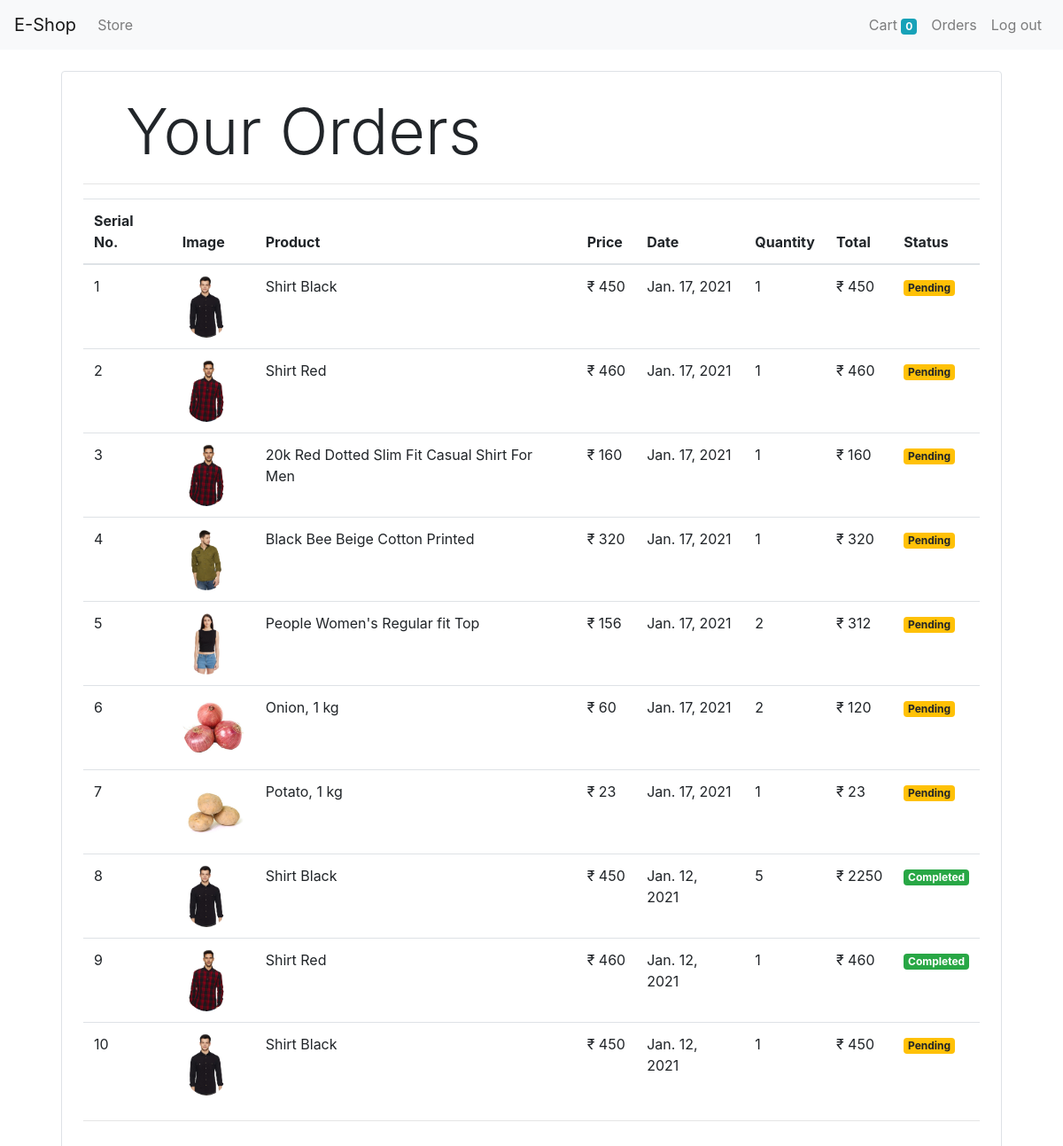
The app's page /orders (signed in) with its own data.
### store/models/orders.py (models this page shows, shortened)
class Order(models.Model):
    product = models.ForeignKey(Product,
                                on_delete=models.CASCADE)
    customer = models.ForeignKey(Customer,
                                 on_delete=models.CASCADE)
    quantity = models.IntegerField(default=1)
    price = models.IntegerField()
    address = models.CharField(max_length=100, default='', blank=True)
    phone = models.CharField(max_length=100, default='', blank=True)
    date = models.DateField(default=datetime.datetime.today)
    status = models.BooleanField(default=False)
    @staticmethod
    def get_order_by_customer(customer_id):
        return Order \
            .objects \
            .filter(customer=customer_id) \
            .order_by('-date')

### store/models/product.py (models this page shows, shortened)
class Product(models.Model):
    name = models.CharField(max_length=50)
    price = models.IntegerField(default=0)
    category = models.ForeignKey(Category, on_delete=models.CASCADE, default=1)
    description = models.CharField(max_length=200, default='', null=True, blank=True)
    image = models.ImageField(upload_to='uploads/products/')

### store/middlewares/auth.py (the view)
    def middleware(request):
        returnurl = request.META['PATH_INFO']
        if not request.session.get('customer'):
            return redirect(f'/login?return_url={returnurl}')
        response = get_response(request)
        return response

### store/templatetags/custom_filter.py (called while the page is built)
@register.filter(name='currency')
def currency(number):
    return '₹' + " " + str(number)

@register.filter(name='multiply')
def multiply(number, number1):
    return number * number1

### store/views/orders.py (called while the page is built)
    def get(self, request):
        customer = request.session.get('customer')
        orders = Order.get_order_by_customer(customer)
        return render(request, 'orders.html', {'orders': orders})

### store/templates/orders.html
{% extends 'base.html' %}
{% block content %}
 {% load cart %}
    {% load custom_filter %}
    <div class="container">
        <div class="border rounded m-4 p-4">
           <p class="display-3 pl-4 ml-4">Your Orders</p>
            <hr>
            <table class="table">
                <thead>
                    <tr>
                        <th>Serial No.</th>
                        <th>Image</th>
                        <th>Product</th>
                        <th>Price</th>
                        <th>Date</th>
                        <th>Quantity</th>
                        <th>Total</th>
                        <th>Status</th>
                    </tr>
                </thead>
                <tbody>
                {% for order in orders %}
                    <tr>
                        <td> {{ forloop.counter }}  </td>
                        <td> <img class="rounded-circle" style="height: 70px" src = "{{ order.product.image.url }}" ></td>
                        <td>  {{ order.product.name }} </td>
                        <td>  {{ order.product.price|currency }} </td>
                        <td>  {{ order.date }} </td>
                        <td>  {{ order.quantity }} </td>
                        <td>  {{ order.quantity|multiply:order.price|currency }} </td>
                        {% if order.status %}
                            <td>  <small class="badge badge-success"> Completed </small></td>
                        {% else %}
                             <td>  <small class="badge badge-warning"> Pending </small></td>
                        {% endif %}
                    </tr>
                {% endfor %}
                </tbody>
            </table>
            <hr>
        </div>
    </div>
{% endblock %}

### records on screen
Order: product.image (picture), product.name "Shirt Black", product.price "₹ 450", date "Jan. 17, 2021", quantity "1", quantity|multiply "₹ 450", status "Pending"
Order: product.image (picture), product.name "Shirt Red", product.price "₹ 460", date "Jan. 17, 2021", quantity "1", quantity|multiply "₹ 460", status "Pending"
Order: product.image (picture), product.name "20k Red Dotted Slim Fit Casual Shirt For Men", product.price "₹ 160", date "Jan. 17, 2021", quantity "1", quantity|multiply "₹ 160", status "Pending"
Order: product.image (picture), product.name "Black Bee Beige Cotton Printed", product.price "₹ 320", date "Jan. 17, 2021", quantity "1", quantity|multiply "₹ 320", status "Pending"
Order: product.image (picture), product.name "People Women's Regular fit Top", product.price "₹ 156", date "Jan. 17, 2021", quantity "2", quantity|multiply "₹ 312", status "Pending"
Order: product.image (picture), product.name "Onion, 1 kg", product.price "₹ 60", date "Jan. 17, 2021", quantity "2", quantity|multiply "₹ 120", status "Pending"
Order: product.image (picture), product.name "Potato, 1 kg", product.price "₹ 23", date "Jan. 17, 2021", quantity "1", quantity|multiply "₹ 23", status "Pending"
Order: product.image (picture), product.name "Shirt Black", product.price "₹ 450", date "Jan. 12, 2021", quantity "5", quantity|multiply "₹ 2250", status "Completed"
Order: product.image (picture), product.name "Shirt Red", product.price "₹ 460", date "Jan. 12, 2021", quantity "1", quantity|multiply "₹ 460", status "Completed"
Order: product.image (picture), product.name "Shirt Black", product.price "₹ 450", date "Jan. 12, 2021", quantity "1", quantity|multiply "₹ 450", status "Pending"

### other values on screen
{{ request.session.cart.keys|length }} "0"
